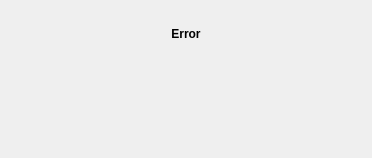
<?xml version="1.0" encoding="UTF-8"?>
<ui version="4.0">
 <class>ErrorDialog</class>
 <widget class="QDialog" name="ErrorDialog">
  <property name="geometry">
   <rect>
    <x>0</x>
    <y>0</y>
    <width>372</width>
    <height>158</height>
   </rect>
  </property>
  <property name="sizePolicy">
   <sizepolicy hsizetype="Minimum" vsizetype="Minimum">
    <horstretch>0</horstretch>
    <verstretch>0</verstretch>
   </sizepolicy>
  </property>
  <property name="windowTitle">
   <string notr="true">Mapflow</string>
  </property>
  <layout class="QGridLayout" name="gridLayout">
   <property name="verticalSpacing">
    <number>0</number>
   </property>
   <item row="2" column="0">
    <widget class="QLabel" name="mailTo">
     <property name="alignment">
      <set>Qt::AlignCenter</set>
     </property>
     <property name="openExternalLinks">
      <bool>true</bool>
     </property>
    </widget>
   </item>
   <item row="1" column="0">
    <widget class="QLabel" name="text">
     <property name="sizePolicy">
      <sizepolicy hsizetype="Minimum" vsizetype="Minimum">
       <horstretch>0</horstretch>
       <verstretch>0</verstretch>
      </sizepolicy>
     </property>
     <property name="text">
      <string/>
     </property>
     <property name="alignment">
      <set>Qt::AlignCenter</set>
     </property>
     <property name="wordWrap">
      <bool>true</bool>
     </property>
    </widget>
   </item>
   <item row="0" column="0">
    <widget class="QLabel" name="title">
     <property name="font">
      <font>
       <weight>75</weight>
       <bold>true</bold>
      </font>
     </property>
     <property name="text">
      <string>Error</string>
     </property>
     <property name="alignment">
      <set>Qt::AlignCenter</set>
     </property>
    </widget>
   </item>
  </layout>
 </widget>
 <resources/>
 <connections/>
</ui>
